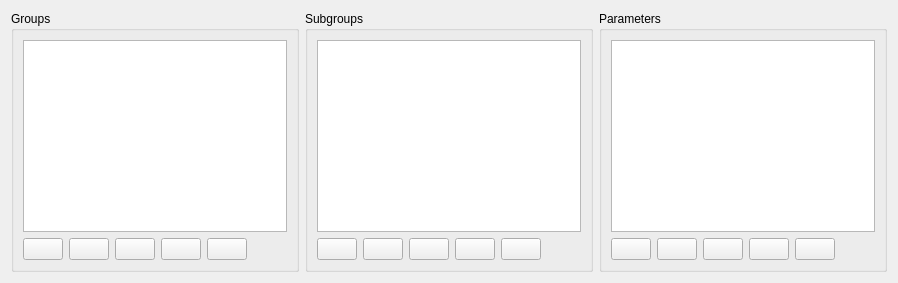
      <widget class="QWidget" name="tab_6">
       <attribute name="title">
        <string>Grouping</string>
       </attribute>
       <layout class="QHBoxLayout" name="horizontalLayout_12">
        <item>
         <widget class="QGroupBox" name="groupBox_11">
          <property name="title">
           <string>Groups</string>
          </property>
          <property name="flat">
           <bool>true</bool>
          </property>
          <layout class="QVBoxLayout" name="verticalLayout_11">
           <item>
            <widget class="QListWidget" name="groupList">
             <property name="well" stdset="0">
              <bool>true</bool>
             </property>
            </widget>
           </item>
           <item>
            <layout class="QHBoxLayout" name="horizontalLayout_9">
             <item>
              <widget class="QPushButton" name="groupRemoveButton">
               <property name="toolTip">
                <string>Delete</string>
               </property>
               <property name="text">
                <string/>
               </property>
               <property name="icon">
                <iconset resource="res.qrc">
                 <normaloff>:/res/icons/Delete-96.png</normaloff>:/res/icons/Delete-96.png</iconset>
               </property>
              </widget>
             </item>
             <item>
              <widget class="QPushButton" name="groupDownButton">
               <property name="toolTip">
                <string>Move down</string>
               </property>
               <property name="text">
                <string/>
               </property>
               <property name="icon">
                <iconset resource="res.qrc">
                 <normaloff>:/res/icons/Down-96.png</normaloff>:/res/icons/Down-96.png</iconset>
               </property>
              </widget>
             </item>
             <item>
              <widget class="QPushButton" name="groupUpButton">
               <property name="toolTip">
                <string>Move up</string>
               </property>
               <property name="text">
                <string/>
               </property>
               <property name="icon">
                <iconset resource="res.qrc">
                 <normaloff>:/res/icons/Up-96.png</normaloff>:/res/icons/Up-96.png</iconset>
               </property>
              </widget>
             </item>
             <item>
              <widget class="QPushButton" name="groupAddButton">
               <property name="maximumSize">
                <size>
                 <width>16777205</width>
                 <height>16777215</height>
                </size>
               </property>
               <property name="toolTip">
                <string>Add group</string>
               </property>
               <property name="text">
                <string/>
               </property>
               <property name="icon">
                <iconset resource="res.qrc">
                 <normaloff>:/res/icons/Plus Math-96.png</normaloff>:/res/icons/Plus Math-96.png</iconset>
               </property>
              </widget>
             </item>
             <item>
              <widget class="QPushButton" name="groupEditButton">
               <property name="text">
                <string/>
               </property>
               <property name="icon">
                <iconset resource="res.qrc">
                 <normaloff>:/res/icons/icons8-edit-96.png</normaloff>:/res/icons/icons8-edit-96.png</iconset>
               </property>
              </widget>
             </item>
             <item>
              <spacer name="horizontalSpacer_10">
               <property name="orientation">
                <enum>Qt::Horizontal</enum>
               </property>
               <property name="sizeHint" stdset="0">
                <size>
                 <width>40</width>
                 <height>20</height>
                </size>
               </property>
              </spacer>
             </item>
            </layout>
           </item>
          </layout>
         </widget>
        </item>
        <item>
         <widget class="QGroupBox" name="groupBox_14">
          <property name="title">
           <string>Subgroups</string>
          </property>
          <property name="flat">
           <bool>true</bool>
          </property>
          <layout class="QVBoxLayout" name="verticalLayout_14">
           <item>
            <widget class="QListWidget" name="subgroupList">
             <property name="well" stdset="0">
              <bool>true</bool>
             </property>
            </widget>
           </item>
           <item>
            <layout class="QHBoxLayout" name="horizontalLayout_10">
             <item>
              <widget class="QPushButton" name="subgroupRemoveButton">
               <property name="toolTip">
                <string>Delete</string>
               </property>
               <property name="text">
                <string/>
               </property>
               <property name="icon">
                <iconset resource="res.qrc">
                 <normaloff>:/res/icons/Delete-96.png</normaloff>:/res/icons/Delete-96.png</iconset>
               </property>
              </widget>
             </item>
             <item>
              <widget class="QPushButton" name="subgroupDownButton">
               <property name="toolTip">
                <string>Move down</string>
               </property>
               <property name="text">
                <string/>
               </property>
               <property name="icon">
                <iconset resource="res.qrc">
                 <normaloff>:/res/icons/Down-96.png</normaloff>:/res/icons/Down-96.png</iconset>
               </property>
              </widget>
             </item>
             <item>
              <widget class="QPushButton" name="subgroupUpButton">
               <property name="toolTip">
                <string>Move up</string>
               </property>
               <property name="text">
                <string/>
               </property>
               <property name="icon">
                <iconset resource="res.qrc">
                 <normaloff>:/res/icons/Up-96.png</normaloff>:/res/icons/Up-96.png</iconset>
               </property>
              </widget>
             </item>
             <item>
              <widget class="QPushButton" name="subgroupAddButton">
               <property name="maximumSize">
                <size>
                 <width>16777205</width>
                 <height>16777215</height>
                </size>
               </property>
               <property name="toolTip">
                <string>Add group</string>
               </property>
               <property name="text">
                <string/>
               </property>
               <property name="icon">
                <iconset resource="res.qrc">
                 <normaloff>:/res/icons/Plus Math-96.png</normaloff>:/res/icons/Plus Math-96.png</iconset>
               </property>
              </widget>
             </item>
             <item>
              <widget class="QPushButton" name="subgroupEditButton">
               <property name="text">
                <string/>
               </property>
               <property name="icon">
                <iconset resource="res.qrc">
                 <normaloff>:/res/icons/icons8-edit-96.png</normaloff>:/res/icons/icons8-edit-96.png</iconset>
               </property>
              </widget>
             </item>
             <item>
              <spacer name="horizontalSpacer_12">
               <property name="orientation">
                <enum>Qt::Horizontal</enum>
               </property>
               <property name="sizeHint" stdset="0">
                <size>
                 <width>40</width>
                 <height>20</height>
                </size>
               </property>
              </spacer>
             </item>
            </layout>
           </item>
          </layout>
         </widget>
        </item>
        <item>
         <widget class="QGroupBox" name="groupBox_15">
          <property name="title">
           <string>Parameters</string>
          </property>
          <property name="flat">
           <bool>true</bool>
          </property>
          <layout class="QVBoxLayout" name="verticalLayout_15">
           <item>
            <widget class="QListWidget" name="groupParamList">
             <property name="well" stdset="0">
              <bool>true</bool>
             </property>
             <property name="font">
              <font>
               <family>Roboto Mono</family>
              </font>
             </property>
             <property name="dragDropMode">
              <enum>QAbstractItemView::DropOnly</enum>
             </property>
            </widget>
           </item>
           <item>
            <layout class="QHBoxLayout" name="horizontalLayout_11">
             <item>
              <widget class="QPushButton" name="groupParamRemoveButton">
               <property name="toolTip">
                <string>Delete</string>
               </property>
               <property name="text">
                <string/>
               </property>
               <property name="icon">
                <iconset resource="res.qrc">
                 <normaloff>:/res/icons/Delete-96.png</normaloff>:/res/icons/Delete-96.png</iconset>
               </property>
              </widget>
             </item>
             <item>
              <widget class="QPushButton" name="groupParamDownButton">
               <property name="toolTip">
                <string>Move down</string>
               </property>
               <property name="text">
                <string/>
               </property>
               <property name="icon">
                <iconset resource="res.qrc">
                 <normaloff>:/res/icons/Down-96.png</normaloff>:/res/icons/Down-96.png</iconset>
               </property>
              </widget>
             </item>
             <item>
              <widget class="QPushButton" name="groupParamUpButton">
               <property name="toolTip">
                <string>Move up</string>
               </property>
               <property name="text">
                <string/>
               </property>
               <property name="icon">
                <iconset resource="res.qrc">
                 <normaloff>:/res/icons/Up-96.png</normaloff>:/res/icons/Up-96.png</iconset>
               </property>
              </widget>
             </item>
             <item>
              <widget class="QPushButton" name="groupParamAddButton">
               <property name="toolTip">
                <string>Add new</string>
               </property>
               <property name="text">
                <string/>
               </property>
               <property name="icon">
                <iconset resource="res.qrc">
                 <normaloff>:/res/icons/Plus Math-96.png</normaloff>:/res/icons/Plus Math-96.png</iconset>
               </property>
              </widget>
             </item>
             <item>
              <widget class="QPushButton" name="groupParamEditButton">
               <property name="text">
                <string/>
               </property>
               <property name="icon">
                <iconset resource="res.qrc">
                 <normaloff>:/res/icons/icons8-edit-96.png</normaloff>:/res/icons/icons8-edit-96.png</iconset>
               </property>
              </widget>
             </item>
             <item>
              <spacer name="horizontalSpacer_14">
               <property name="orientation">
                <enum>Qt::Horizontal</enum>
               </property>
               <property name="sizeHint" stdset="0">
                <size>
                 <width>40</width>
                 <height>20</height>
                </size>
               </property>
              </spacer>
             </item>
            </layout>
           </item>
          </layout>
         </widget>
        </item>
       </layout>
      </widget>
